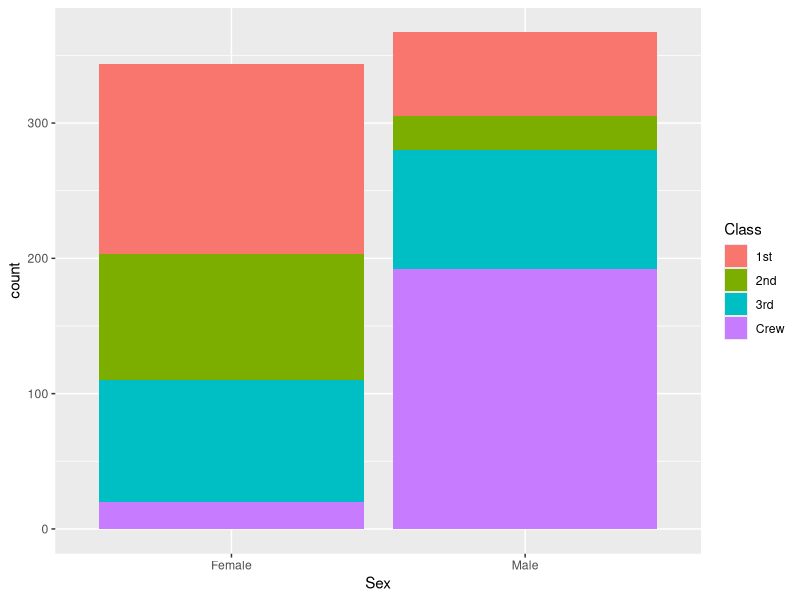
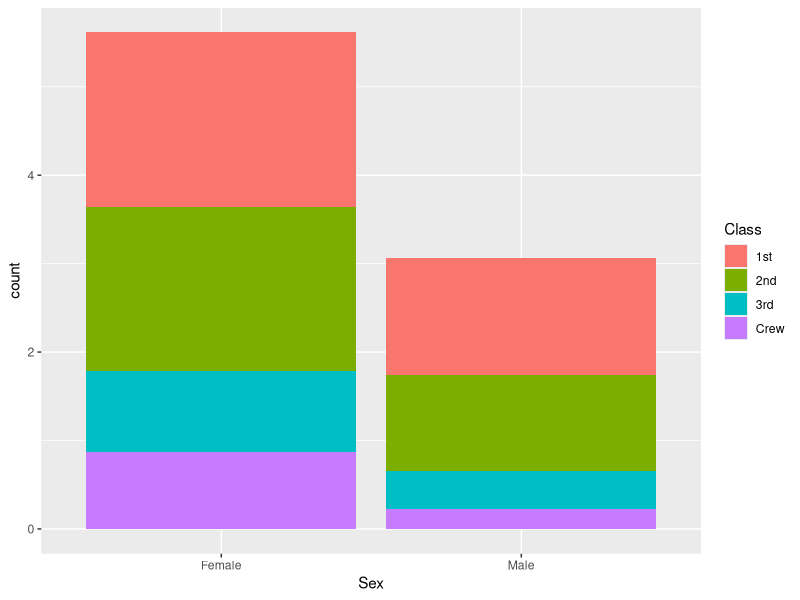
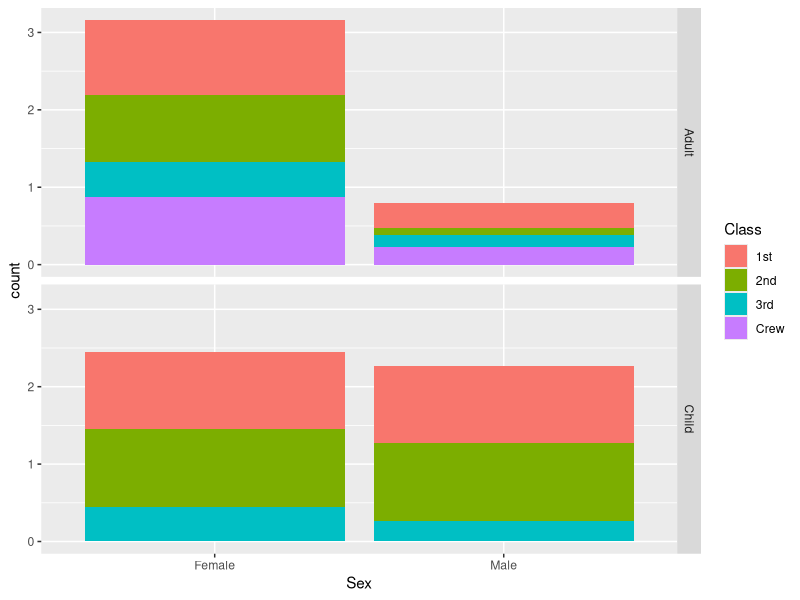

These figures' R source, in order:
## ---- chunk 1
library(tidyverse)

df_titanic <- as_tibble(Titanic)
## ---- chunk 2
## TASK: Perform a `glimpse` of df_titanic
df_titanic %>%
  glimpse()
## ---- chunk 3
## NOTE: No need to edit! We'll cover how to
## do this calculation in a later exercise.
df_titanic %>% summarize(total = sum(n))
## ---- chunk 4
# summary(df_titanic)
# df_titanic %>%
#   select(n, everything())
# test <- 
#   df_titanic %>%
#     filter(Survived == "Yes")
# 
# sex_vector = c(test %>% 
#     filter(Sex == "Female") %>%
#       select(n), 
#     test %>% 
#     filter(Sex == "Male") %>%
#       select(n))

## TASK: Visualize counts against `Class` and `Sex`
ggplot(
  data=df_titanic %>%
    filter(Survived == "Yes")
) +
  geom_bar(
    mapping = aes(
      x = Sex, # Sex,
      fill = Class, # Class,
      weight = n
    )
  )
## ---- chunk 5
## NOTE: No need to edit! We'll cover how to
## do this calculation in a later exercise.
df_prop <-
  df_titanic %>%
  group_by(Class, Sex, Age) %>%
  mutate(
    Total = sum(n),
    Prop = n / Total
  ) %>%
  ungroup()
df_prop
## ---- chunk 6
ggplot(
  data=df_prop %>%
    filter(Survived == "Yes")
) +
  geom_bar(
    mapping = aes(
      x = Sex, # Sex,
      fill = Class, # Class,
      weight = Prop
    )
  )
## ---- chunk 7
ggplot(
  data=df_prop %>%
    filter(Survived == "Yes")
) +
  geom_bar(
    mapping = aes(
      x = Sex, # Sex,
      fill = Class, # Class,
      weight = Prop
    )
  ) +
    facet_grid(rows = vars(Age))
